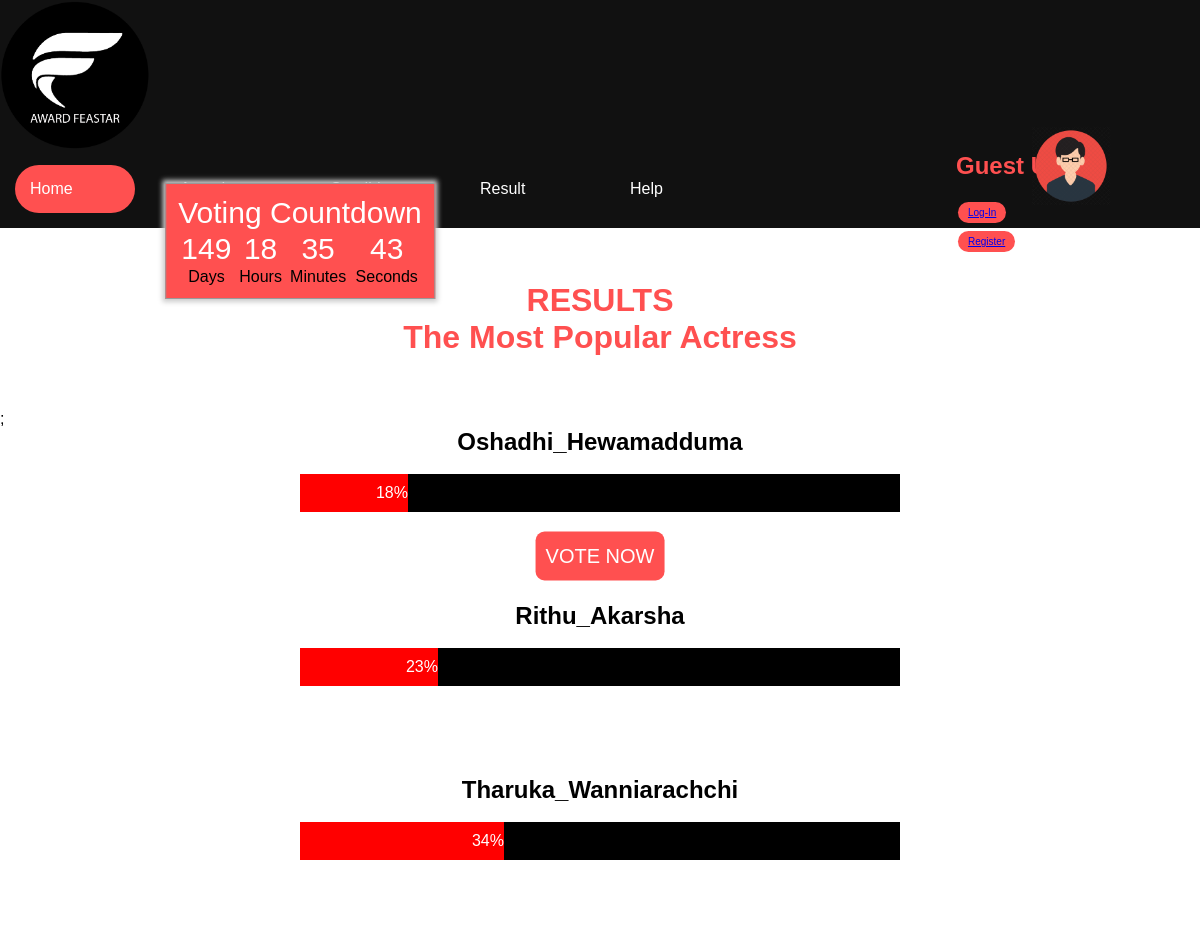
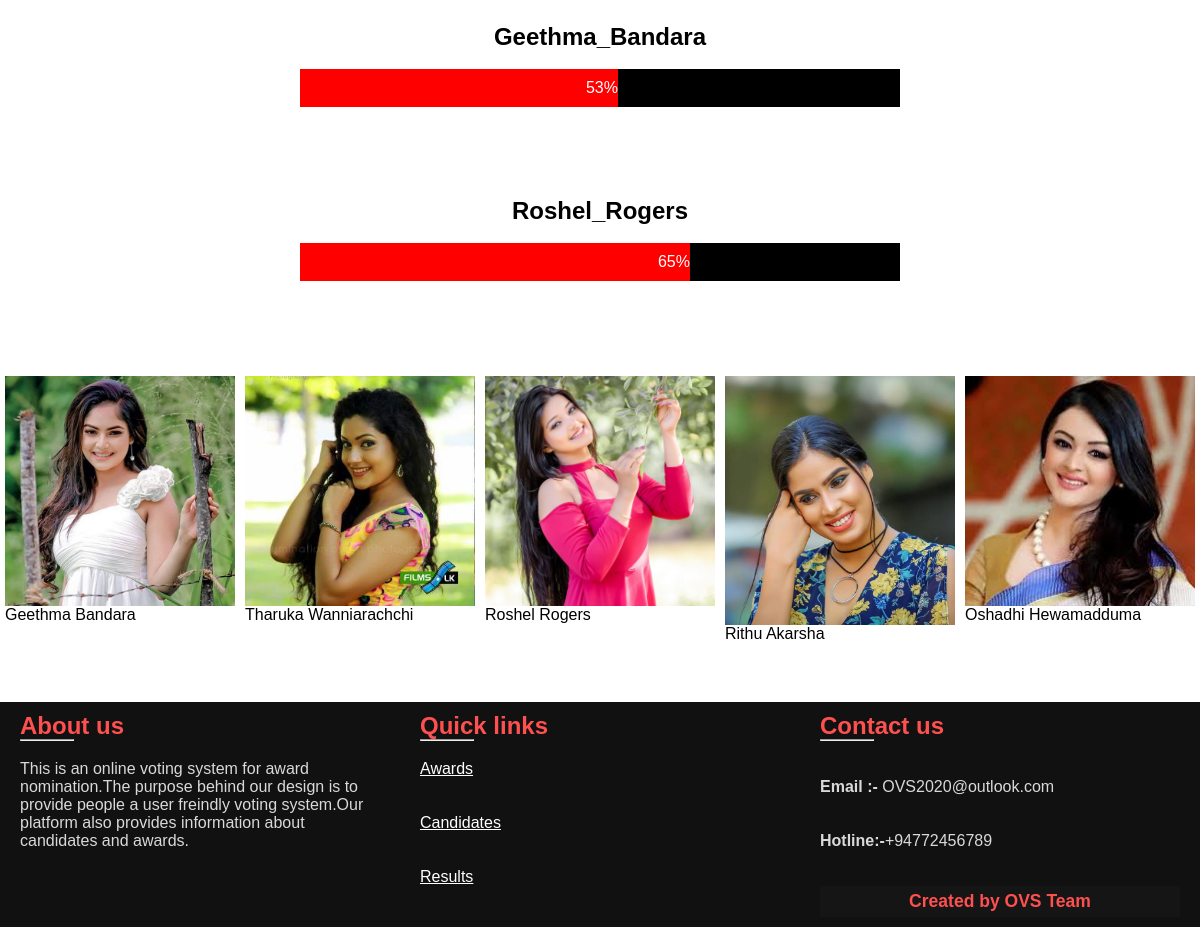
/php/Addvote2.php, run on the app's committed database (2 pictures, top to bottom).
### tables this page shows
CREATE TABLE `votes` (
  `id` int(100) NOT NULL,
  `name` varchar(100) NOT NULL,
  `vote` int(100) NOT NULL
);

### php/Addvote2.php (the view, shortened to what this page needs)
<!DOCTYPE html>
<html >
   <head>
         <link rel="stylesheet" href="../css/styles6.css">
   </head>
  <body>
  <header>
            	<?php
		include ('header.php');
	?>
	  </header>
<br><br><br>
 <center>
   <h1 style="color:#ff5050"><center> RESULTS</center></h1>
    <h1 style="color:#ff5050"><center>The Most Popular Actress</center></h1>
	<br><br><br>
</center>
<?php
$sql = "SELECT * FROM votes WHERE id<=10 && id >5";
$result = $conn->query($sql);
if($result->num_rows>0){
  ?>
<div class="newform2">;
<?php
 while($row = $result->fetch_assoc()){
     $cname=$row['name'];
	 $count=$row['vote'];
   echo "
           <div><center><b><h2>$cname</h2><br>
           </center></b>
		   <div class='container6'>
           <div class='skills6 $cname'>$count%</div>
		   <style>
		   .$cname {width:$count%; background-color: red;}
		   </style>
           </div></div>
     <br><br><br><br><br>";
}
}
?>
 <div class="row">
  <div class="column">
    <img src="../images/geethma.jpg" alt="geethma" style="width:100%">
	<p>Geethma Bandara</p>
  </div>
  <div class="column">
    <img src="../images/tharuka.jpg" alt="tharuka" style="width:100%">
	<p>Tharuka Wanniarachchi</p>
  </div>
  <div class="column">
    <img src="../images/roshel.jpg" alt="roshel" style="width:100%">
	<p>Roshel Rogers</p>
  </div>
  <div class="column">
    <img src="../images/rithu.jpg" alt="rithu" style="width:100%">
	<p>Rithu Akarsha</p>
  </div>
  <div class="column">
    <img src="../images/oshadi.jpg" alt="Oshadhi" style="width:100%">
	<p>Oshadhi Hewamadduma</p>
  </div>
</div>
 <br><br><br>
 <footer>
 <div class="main-content">
   <div class="box">
 <h2 style="color:#ff5050;">About us</h2>
 <div class="content">
 <hr width=15%>
 <br>
 <p>
 This is an online voting system for award nomination.The purpose behind our design is to provide people a user freindly voting system.Our platform also provides information about candidates and awards.</p>
 </div>
 </div>
 <div class="center box">
     <h2 style="color:#ff5050;">Quick links</h2>
 <div class="content">
 <hr width=15%>
       <br>
         <a class ="text" style="color:white;" href="Award.html">Awards</a>
         <br><br>
 <div>
       <br>
         <a class ="text" style="color:white;" href="#">Candidates</a>
         <br><br>
       </div>
 <div >
       <br>
         <a class ="text" style="color:white;" href="#">Results</a>
       </div>
 </div>
 </div>
 <div class="right box">
 <h2 style="color:#ff5050;">
 Contact us</h2>
 <div class="content">
 <hr width=15%>
 <br><br>
 <b>Email :-</b> OVS2020@outlook.com
 <br><br><br>
 <b> Hotline:-</b>+94772456789
 <div class="bottom"><br><br>
 <center>
     <h3 class="credit" style="color:#ff5050">Created by  OVS Team<h3>
   </center>
 </div>
 </div>
 </div>
 </body>
 </html>

### css/styles6.css (style rules this page uses)
* { padding: 0; margin: 0; box-sizing:border-box; }
body { background-image: url("../images/background.jpeg"); background-size: 1370px 2500px; background-position: 50% 25%; font-family:sans-serif; }
header { background-color:#111; }
.content { margin: 0; padding: 0; color: #d9d9d9; box-sizing: border-box; font-family: 'Poppins', sans-serif; }
hr { left: 7.5%; position: relative; transform: translate(-50%, -50%); }
* { box-sizing: border-box; }
footer { position: relative; bottom: 0px; width: 100%; background: #111; }
.main-content { display: flex; }
.box { flex-basis: 50%; padding: 10px 20px; }
.bottom center { padding: 5px; font-size: 0.9375rem; background: #151515; }

### php/Addvote2.php (style rules this page uses)
* { box-sizing: border-box }
.container6 { position:relative; left:25%; width: 50%; background-color: black; }
.skills6 { float:center; text-align: right; padding-top: 10px; padding-bottom: 10px; color: white; }
* { box-sizing: border-box; }
.column { float: left; width: 20%; padding: 5px; }
.row::after { content: ""; clear: both; display: table; }

### data on the page
votes: name "Oshadhi_Hewamadduma", vote "18"
votes: name "Rithu_Akarsha", vote "23"
votes: name "Tharuka_Wanniarachchi", vote "34"
votes: name "Geethma_Bandara", vote "53"
votes: name "Roshel_Rogers", vote "65"
